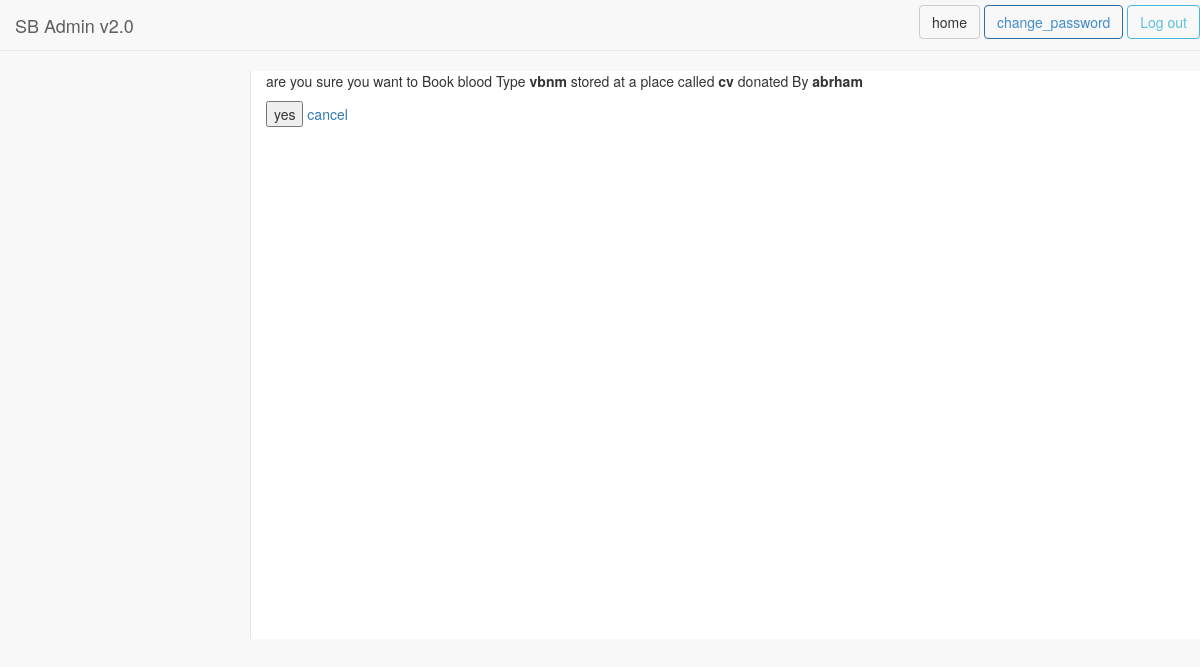
Screenshot of /Book/1 (signed in) with the database file from the repository.
### two/models.py (models this page shows)
class Storage(models.Model):
    bloodType        =models.CharField(max_length=120)
    storgeArea        =models.CharField(max_length=120,blank=False,null=False)
    dateOfStorage    =models.DateField()#pub_date=date.today()
    donatedBy        =models.ForeignKey(User, on_delete=models.CASCADE,related_name='donator')
    booked            =models.BooleanField(default=False,null=True,blank=True)

### two/views.py (the view, shortened to what this page needs)
# urls.py: path('Book/<int:id>',BookStorage,name='book'),
@login_required
def BookStorage(request,id):
    obj=Storage.objects.get(id=id)
    context={'obj':obj}
    if request.method == 'POST':
        store = StoreAdd(request.POST)
    return render(request,"bookB.html",context)

### two/templates/bookB.html
{% extends 'base.html' %}
{% block content%}
        <div id="page-wrapper">
            <div class="row">
			 	<form method='POST' >{% csrf_token %}
			 		<p>are you sure you want to Book blood Type <b>{{obj.bloodType}}</b> stored at a place called <b>{{obj.storgeArea}}</b> donated By  <b>{{obj.donatedBy}}</b> </p>
			 		<p><input type="submit" value='yes'/> <a href="{% url 'search2'%}">cancel</a></p>
			 	</form>
	 	</div>
	 </div>
	 {% endblock%}

### rows the page displays
Storage: bloodType "vbnm", storgeArea "cv", donatedBy "abrham"
